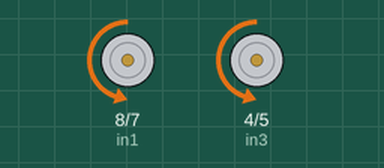
This sketch was run on a simulated Arduino Uno, built with avr-gcc and run on an emulated ATmega328P. Parts: motor-driver pin pairs drawn as motors (green arrow = first pin HIGH = forward, orange = second pin HIGH = backward, longer = more drive, scaled by the enable pin).

Above: at 8.5 s.
At 19.5 s:
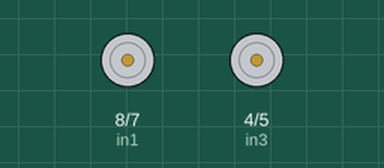
Timing chart, 0 to 28.6 s (numbered marks = the images above):
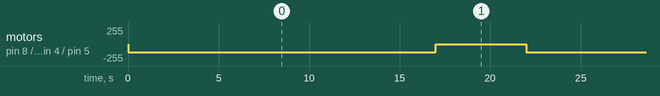

The sketch:

test-straightness.ino
```cpp
// Motor A connections
int enA = 9;  // Enable pin for Motor A
int in1 = 8;  // Input 1 for Motor A
int in2 = 7;  // Input 2 for Motor A

// Motor B connections
int enB = 3; // Enable pin for Motor B
int in3 = 4;  //+ Input 1 for Motor B
int in4 = 5;  // Input 2 for Motor B

void setup() {
  // Set the motor control pins as outputs
  pinMode(enA, OUTPUT);
  pinMode(in1, OUTPUT);
  pinMode(in2, OUTPUT);
  pinMode(enB, OUTPUT);
  pinMode(in3, OUTPUT);
  pinMode(in4, OUTPUT);

  // Initialize both motors to stop (zero speed)
  digitalWrite(in1, LOW);
  digitalWrite(in2, LOW);
  digitalWrite(in3, LOW);
  digitalWrite(in4, LOW);

  // Set the motor enable pins to control the speed
  analogWrite(enA, 120); // 255 is full speed
  analogWrite(enB, 120);
}

void loop() {

  // Spin both motors forward
  digitalWrite(in1, LOW);
  digitalWrite(in2, HIGH);
  digitalWrite(in3, LOW);
  digitalWrite(in4, HIGH);

  // You can add a delay here to control the duration of the movement
  delay(17000); // Spin for 16 seconds or 5m

  // Stop both motors
  digitalWrite(in1, LOW);
  digitalWrite(in2, LOW);
  digitalWrite(in3, LOW);
  digitalWrite(in4, LOW);

  // You can add another delay here to control the pause between movements
  delay(5000); // Pause for 1 second
}
```

Measured:
- by itself, motor on pin 8 (in1) / pin 7 (in2), motor on pin 4 (in3) / pin 5 (in4): alternates backward 120/255 for 17.0 s and stopped for 5.0 s
